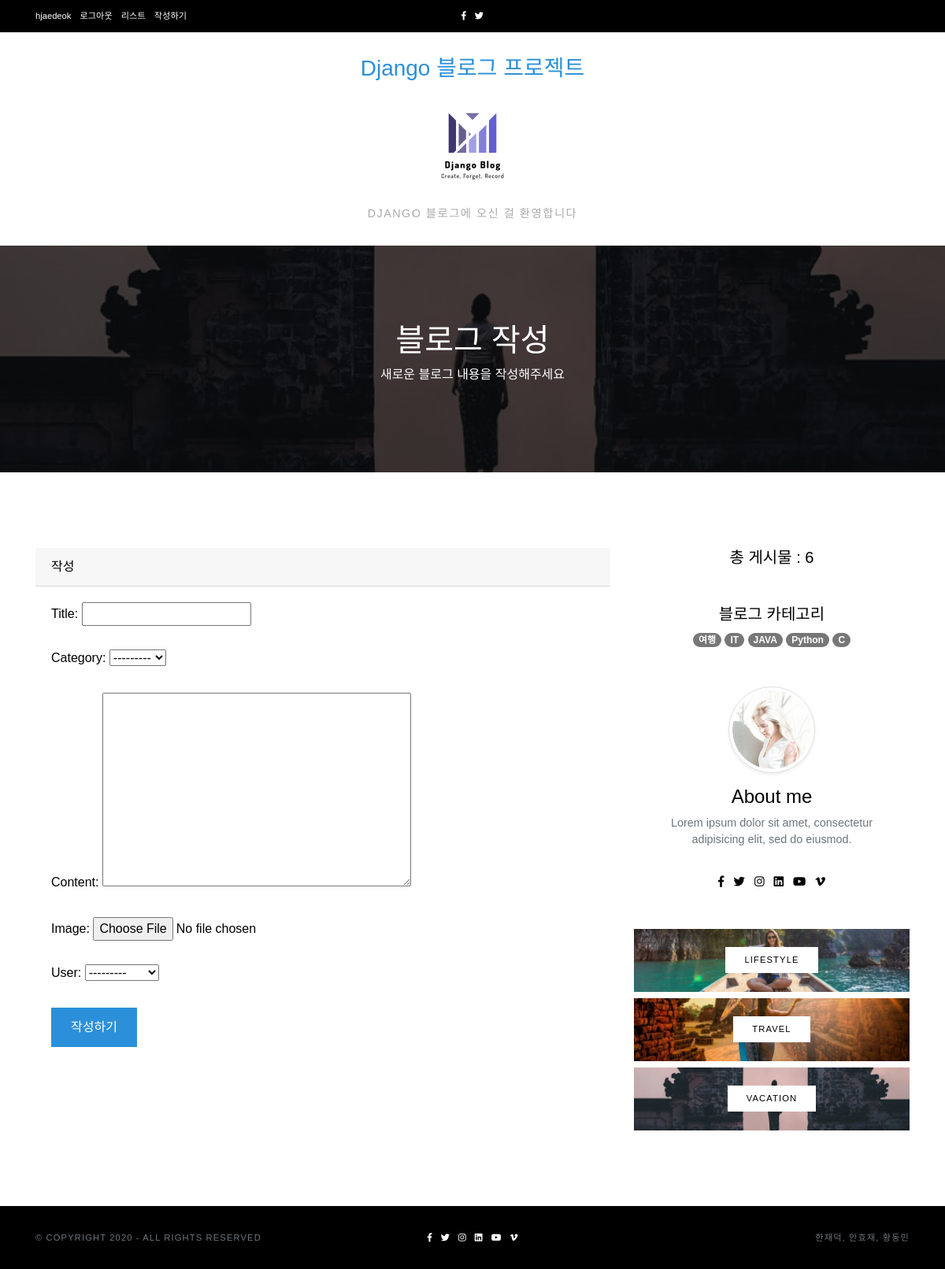
Page /posts/create (signed in) on the committed database.
### blog/models.py (models this page shows)
class Category(models.Model):
    name = models.CharField(max_length=30, help_text="블로그 카테고리")
    def __str__(self):
        return self.name

### blog/views.py (the view)
# urls.py: path('posts/create', views.PostCreateView.as_view(), name='post-create'),
class PostCreateView(LoginRequiredMixin, generic.CreateView):
    model = Post
    fields = ['title', 'category', 'content', 'image', 'user']
    template_name = "blog/post_create.html"
    success_url = "/"
    def get_context_data(self, **kwargs):
        context = super(PostCreateView, self).get_context_data(**kwargs)
        context['post_total'] = Post.objects.count()
        context['post_category'] = Category.objects.all()
        return context

### blog/templates/blog/post_create.html (shortened to what this page needs)
<!DOCTYPE html>
<html>
  <head>
    {% include "include/header_css.html" %}
    </head>
    <body>
      {% include "include/header.html" %}
    <section class="hero bg-center bg-cover" style="background: url(/static/img/category-3.jpg)">
      <div class="dark-overlay py-5">
        <div class="overlay-content">
          <div class="container py-5 text-white text-center">
            <h1>블로그 작성</h1>
            <p>새로운 블로그 내용을 작성해주세요</p>
          </div>
        </div>
      </div>
    </section>
    <section class="pt-5">
        <div class="container pt-5">
          <div class="row mb-5">
            <div class="col-lg-8">
              <div class="row">
                <div class="col-lg-12 mb-5" id="forms">
                    <div class="card-header">작성</div>
                    <div class="card-body">
                      <form name="createForm" method="POST" action="{% url 'post-create' %}" enctype="multipart/form-data">
                        <fieldset>
                          {% for field in form %}
                          <div class="form-group">
                            <label for="colFormLabel">{{ field.label_tag }}</label>
                            {{ field }}
                          </div>
                          {% endfor %}
                          <input type="button" onclick="createCheck()" class="btn btn-primary" value="작성하기"/>
                        </fieldset>
                      </form>
                    </div>
                </div>
              </div>
            </div>
             {% include "include/post_side_bar.html" %}
          </div>
        </div>
      </section>
    {% include "include/footer.html" %}
    {% include "include/footer_css.html" %}
  </body>
</html>

### blog/templates/include/header.html (shortened to what this page needs)
<header class="header">
    <div class="py-2 bg-dark text-white">
      <div class="container py-1">
        <div class="row align-items-center">
          <div class="col-lg-4">
            <ul class="list-inline mb-0 small">
              {% if user.is_authenticated  %}
              <li class="list-inline-item">
                <a class="reset-anchor" href="#">
                  {{ user.get_username  }}
                </a>
              </li>
              <li class="list-inline-item">
                <a class="reset-anchor" href="{% url 'logout'%}?next={% url 'posts' %}">
                  로그아웃
                </a>
              </li>
              {% else %}
              <li class="list-inline-item">
                <a class="reset-anchor" href="{% url 'login'%}?next={{request.path}}">
                  로그인
                </a>
              </li>
              {% endif %}
              <li class="list-inline-item">
                <a class="reset-anchor" href="{% url 'posts' %}">
                  리스트
                </a>
              </li>
              <li class="list-inline-item">
                <a class="reset-anchor" href="{% url 'post-create' %}">
                  작성하기
                </a>
              </li>
            </ul>
          </div>
          <div class="col-lg-4 d-none d-lg-block text-center">
            <ul class="list-inline mb-0 small">
              <li class="list-inline-item"><a class="reset-anchor" href="#"><i class="fab fa-facebook-f"></i></a></li>
              <li class="list-inline-item"><a class="reset-anchor" href="#"><i class="fab fa-twitter"></i></a></li>
            </ul>
          </div>
        </div>
      </div>
    </div>
    <nav class="navbar navbar-expand-lg navbar-light bg-white py-4">
      <div class="container text-center"><a class="navbar-brand mx-auto" href="{% url 'posts' %}"><h3>Django 블로그 프로젝트</h3>
        <img src="/static/img/logo.png" alt="" width="150px;" height="150px;">
        <p class="text-small text-uppercase text-gray mb-0">Django 블로그에 오신 걸 환영합니다</p></a></div>
    </nav>
  </header>

### blog/templates/include/post_side_bar.html
<div class="col-lg-4">
    <div class="mb-5 text-center">
        <h3 class="h5">총 게시물 : {{ post_total }}</h3>
    </div>
    <div class="mb-5 text-center">
        <h3 class="h5">블로그 카테고리</h3>
        {% for category in post_category %}
            <span class="badge">{{ category }}</span>
        {% endfor %}
    </div>
    <div class="mb-5 text-center"><img class="mb-3 rounded-circle img-thumbnail shadow-sm" src="/static/img/author.jpg" alt="" width="110">
      <h3 class="h4">About me</h3>
      <p class="text-small text-muted px-sm-4">Lorem ipsum dolor sit amet, consectetur adipisicing elit, sed do eiusmod.</p><img class="d-block mx-auto mb-3" src="/static/img/signature.png" alt="" width="60">
      <ul class="list-inline text-small mb-0">
        <li class="list-inline-item"><a class="reset-anchor" href="#"><i class="fab fa-facebook-f"></i></a></li>
        <li class="list-inline-item"><a class="reset-anchor" href="#"><i class="fab fa-twitter"></i></a></li>
        <li class="list-inline-item"><a class="reset-anchor" href="#"><i class="fab fa-instagram"></i></a></li>
        <li class="list-inline-item"><a class="reset-anchor" href="#"><i class="fab fa-linkedin"></i></a></li>
        <li class="list-inline-item"><a class="reset-anchor" href="#"><i class="fab fa-youtube"></i></a></li>
        <li class="list-inline-item"><a class="reset-anchor" href="#"><i class="fab fa-vimeo-v"></i></a></li>
      </ul>
    </div>
    <div class="mb-5 text-center"><a class="category reset-anchor bg-cover bg-center mb-2" href="#" style="background: url(img/category-1.jpg)">
        <p class="category-title text-uppercase small">Lifestyle</p></a><a class="category reset-anchor bg-cover bg-center mb-2" href="#" style="background: url(img/category-2.jpg)">
        <p class="category-title text-uppercase small">Travel</p></a><a class="category reset-anchor bg-cover bg-center" href="#" style="background: url(img/category-3.jpg)">
        <p class="category-title text-uppercase small">Vacation</p></a>
    </div>
  </div>

### blog/static/css/style.blue.css (style rules this page uses)
.text-small { font-size: 0.85rem !important; }
section { overflow: hidden; }
.text-gray { color: #aaa !important; }
.category { display: -ms-flexbox; display: flex; height: 5rem; -ms-flex-align: center; align-items: center; -ms-flex-pack: center; justify-content: center; }
.category-title { margin-bottom: 0; padding: 0.5rem 1.5rem; background: #fff; }
.text-uppercase { text-transform: uppercase; letter-spacing: 0.1em; letter-spacing: .1em; }
.text-small { font-size: 0.9rem !important; }
.overlay-content { position: relative; z-index: 20; }
.dark-overlay { position: relative; }
.dark-overlay::after { position: absolute; top: 0; left: 0; width: 100%; height: 100%; content: ' '; opacity: .7; background: #000; }
.bg-cover { background-size: cover !important; background-position: center center !important; }
.bg-center { background-position: 50% 50% !important; }
.reset-anchor { color: inherit; border: none; background: none; }
.reset-anchor { color: inherit; transition: all 0.3s; }
.navbar { padding: 0.5rem 1rem; }
.navbar-brand { display: inline-block; padding-top: 0.3125rem; padding-bottom: 0.3125rem; margin-right: 1rem; font-size: 1.25rem; }
.navbar-light .navbar-brand { color: #2b90d9; }
.btn { font-weight: 400; border: 1px solid transparent; font-family: 'NanumSquare', sans-serif; padding: 0.75rem 1.5rem; font-size: 1rem; line-height: 1.5; border-radius: 0rem; transition: color 0.15s ease-in-out, background-color 0.15s ease-in-out, border-color 0.15s ease-in-out, box-shadow 0.15s ease-in-out; }
.btn-primary { color: #fff; background-color: #2b90d9; border-color: #2b90d9; }
body { font-family: 'NanumSquare', sans-serif; font-size: 1rem; font-weight: 400; line-height: 1.5; color: #000; background-color: #fff; }
a { color: #2b90d9; text-decoration: none; }
h1, h2, h3, h4, h5, h6, .h1, .h2, .h3, .h4, .h5, .h6 { margin-bottom: 0.5rem; font-family: 'NanumSquare', sans-serif; font-weight: 400; line-height: 1.2; color: inherit; }
h1, .h1 { font-size: 2.5rem; }
h3, .h3 { font-size: 1.75rem; }
h4, .h4 { font-size: 1.5rem; }
h5, .h5 { font-size: 1.25rem; }
small, .small { font-size: 70%; font-weight: 400; }
.bg-dark { background-color: #000 !important; }
.shadow-sm { box-shadow: 0 0.125rem 0.25rem rgba(0, 0, 0, 0.075) !important; }
.card-body { padding: 1.25rem; }
.card-header { padding: 0.75rem 1.25rem; background-color: rgba(0, 0, 0, 0.03); border-bottom: 1px solid rgba(0, 0, 0, 0.125); }
.card-header:first-child { border-radius: calc(0.25rem - 1px) calc(0.25rem - 1px) 0 0; }

### blog/templates/include/header_css.html (style rules this page uses)
.badge { display: inline-block; min-width: 10px; padding: 3px 7px; font-size: 12px; font-weight: 700; line-height: 1; color: #fff; text-align: center; white-space: nowrap; vertical-align: baseline; background-color: #777; border-radius: 10px; }

### rows in the picture
Category: name "여행"
Category: name "IT"
Category: name "JAVA"
Category: name "Python"
Category: name "C"

### other values in the picture
{{ user.get_username }} "hjaedeok"
{{ field.label_tag }} "Title:" "Category:" "Content:" "Image:" "User:"
{{ post_total }} "6"
